Frame 1 (no input): blank canvas, image omitted
Frame 60 (the mouse pressed at the canvas centre just before this capture): blank canvas, image omitted
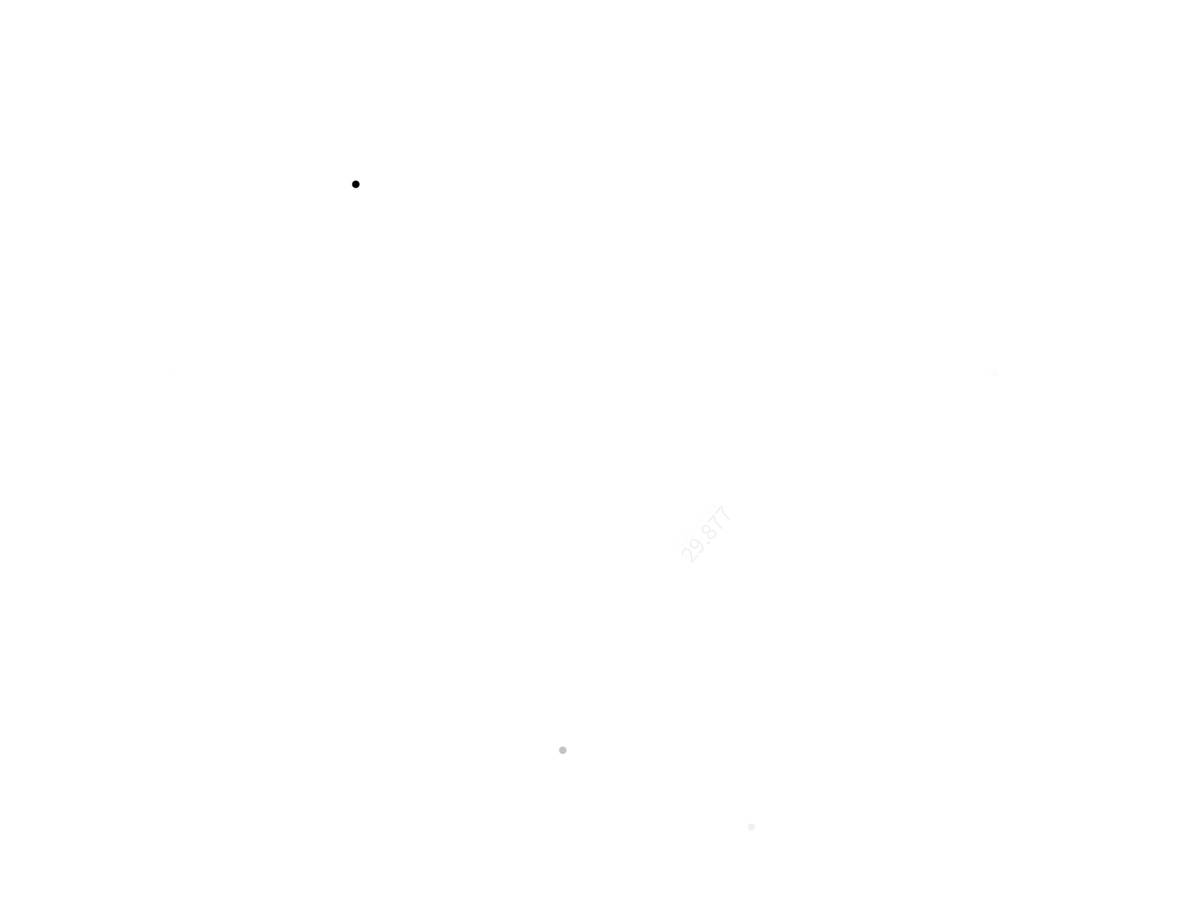
Frame 120 (the mouse held since frame 60 and released just before this capture)

The Processing sketch whose frames 1 and 60 were blank and that drew this single picture after the mouse press (run headless with seeded random() and noise(); from frame 60 on, the mouse is pressed at the canvas centre):

// Processing sketch: Linaeyeux_Processing
// ── Linaeyeux_Processing.pde
void setup()
{
  fullScreen(); 
  background(255);
  noStroke();
  fill(0);
  ellipseMode(CENTER);
  textSize(32);
  frameRate(30);
}

int opacity = 255;
int frameRateYPos = 10;

void draw()
{
  if(!mousePressed)
  {
    opacity += 1;
  }
  else
  {
    opacity -= 1;
  }
  
  opacity = constrain(opacity, 0, 255);

  fill(255, opacity);
  rect(0, 0, width, height);
  fill(0);
  
  circle(random(width), random(height),10);
  
  frameRateYPos += 10;
  if(frameRateYPos >= height)
  {
    frameRateYPos = 10;
  }
  rotate(radians(-50));
  text(frameRate, 10, frameRateYPos); 
}
